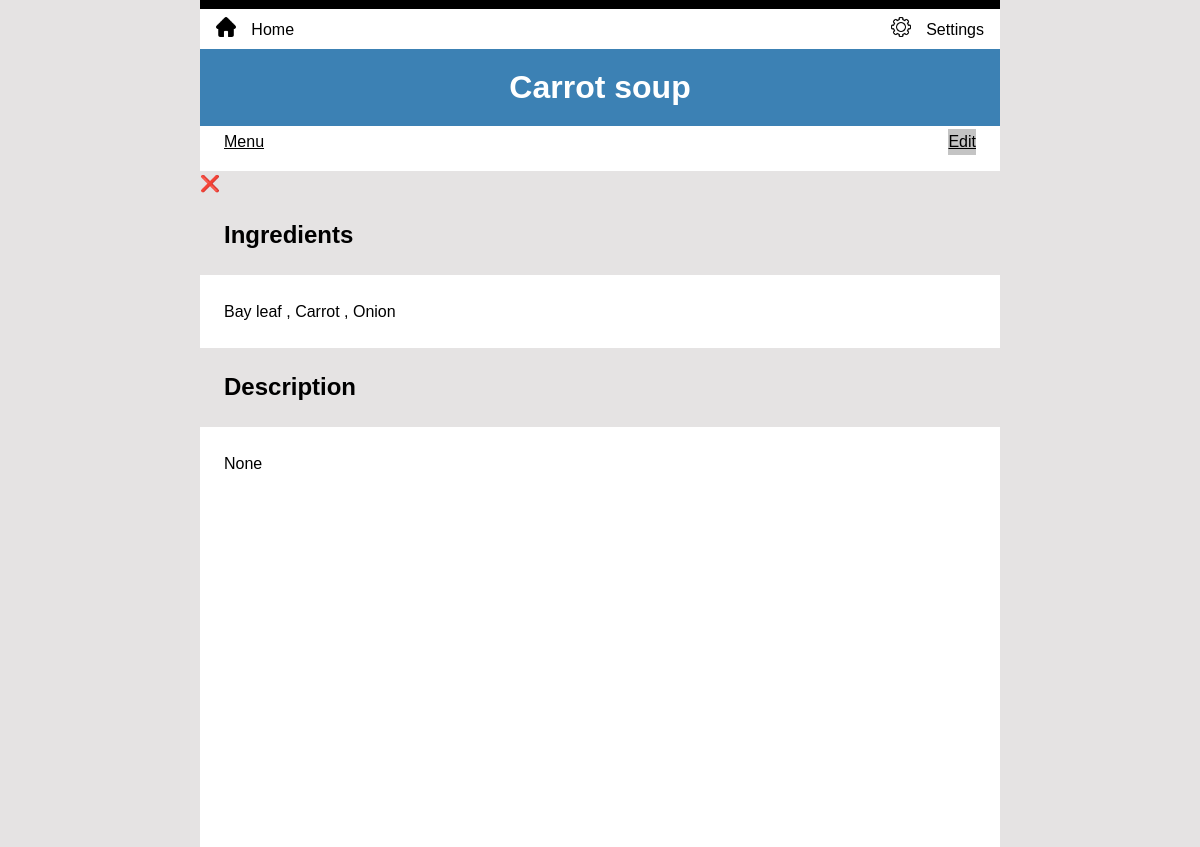
The app's page /menu/Carrot soup (signed in), older data.
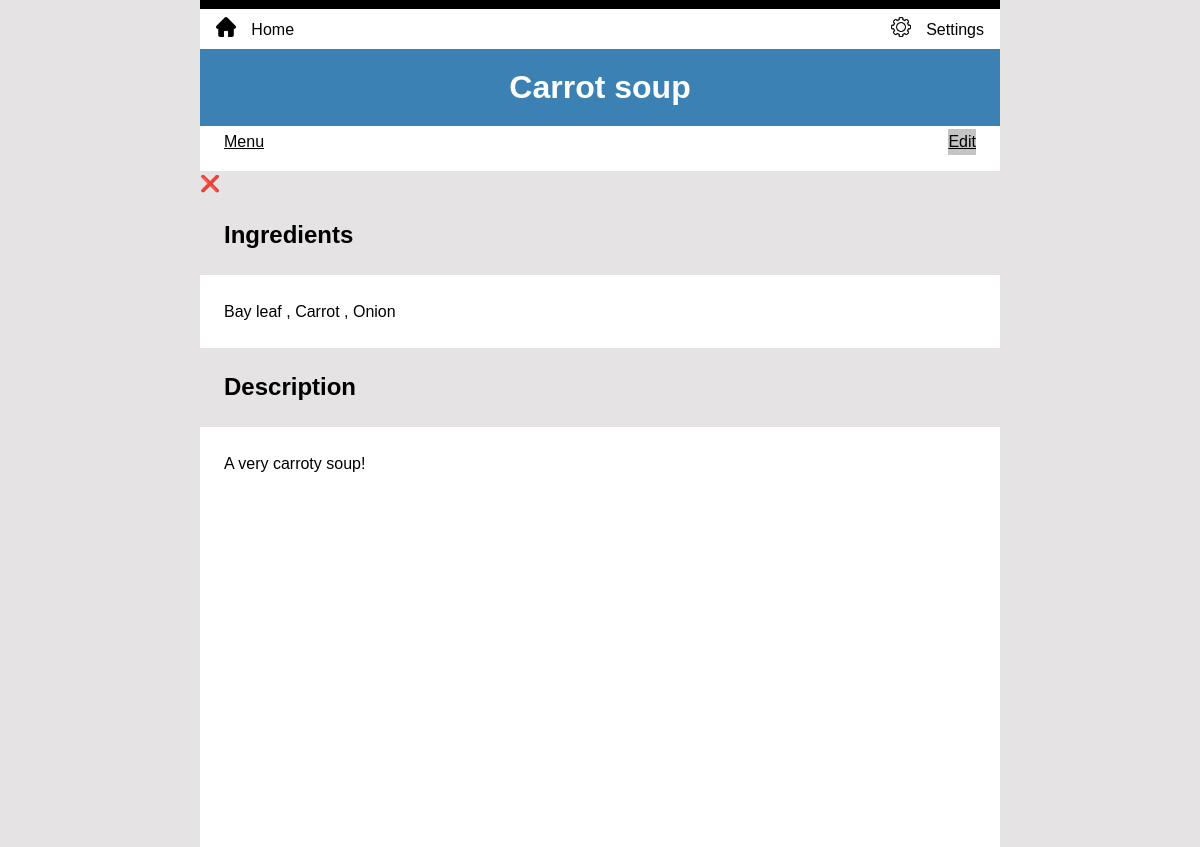
The same page, newer data.
### inventory/models.py (models this page shows, shortened)
class MenuItem(models.Model):
    class Meta:
        ordering = ['title']
    title = models.CharField(unique=True, max_length=200)
    price = models.DecimalField(max_digits=6, decimal_places=2)
    category = models.ForeignKey(Category, on_delete=models.CASCADE)
    display = models.BooleanField(default=True)
    description = models.TextField(blank=True, null=True)
    stock_item = models.BooleanField(default=True)

### inventory/views.py (the view)
# urls.py: path('menu/<menu_item>', views.Details.as_view(), name='details'),
class Details(LoginRequiredMixin, ListView):
    model = Recipe
    template_name = "inventory/details.html"
    def get_queryset(self):
        title = self.kwargs['menu_item']
        return Recipe.objects.filter(menu_item__title=title)
    def get_context_data(self, **kwargs):
        title = self.kwargs['menu_item']
        context = super().get_context_data(**kwargs)
        context['menu_item'] = get_object_or_404(MenuItem, title=title)
        return context

### inventory/templates/inventory/details.html (shortened to what this page needs)
{% extends 'base.html' %}
{% load static %}
{% block content %}
  <h1>{{ menu_item.title }}</h1>
  <nav aria-label="Breadcrumb" class="breadcrumb">
    <ul>
      <li class="breadcrumb"><a href="{% url 'menu' %}">Menu</a></li>
      <li class="edit"><a href="{% url 'menu_item_edit' menu_item.title %}">Edit</a></li>
    </ul>
  </nav>
  <a class="delete-button" href="{% url 'delete_menu' menu_item.title %}">❌</a>
  <section>
    <h2 class="detail">Ingredients</h2>
    <article>
      {% for item in object_list %}
        {{ item.ingredient.name }}
        {% if not forloop.last %},{% endif %}
      {% endfor %}
    </article>
    <h2 class="detail">Description</h2>
    <article>
      {{ menu_item.description }}
    </article>
  </section>
{% endblock %}

Row changes from the older to the newer data that the page shows:
changed MenuItem "Carrot soup": description "None" → "A very carroty soup!"
